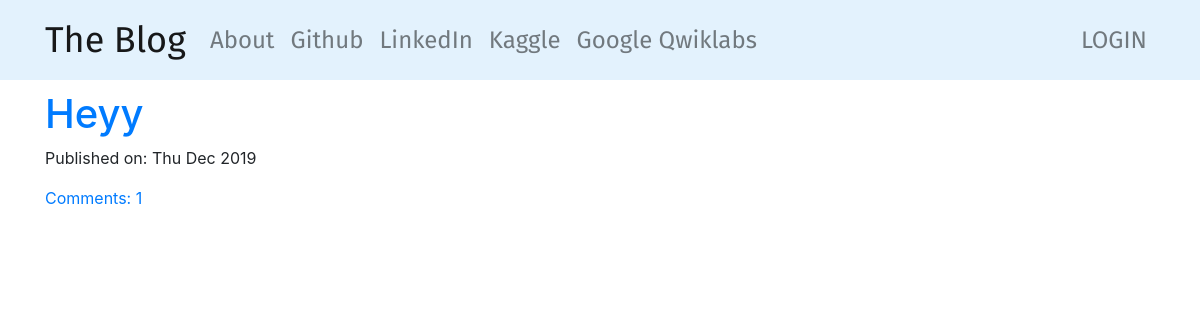
The page / on the database its author committed.
### blog/models.py (models this page shows, shortened)
class Post(models.Model):
    author = models.ForeignKey('auth.User',on_delete=models.CASCADE)
    title = models.CharField(max_length=200)
    text = models.TextField()
    create_date = models.DateTimeField(default=timezone.now)
    published_date = models.DateTimeField(blank=True,null=True)
    def approve_comments(self):
        return self.comments.filter(approved_comment=True)

### blog/views.py (the view)
# urls.py: path('',views.PostListView.as_view(),name='post_list'),
class PostListView(ListView):
    model = Post
    def get_queryset(self):
        return Post.objects.filter(published_date__lte=timezone.now()).order_by('-published_date')

### blog/templates/blog/post_list.html
{% extends 'blog/base.html' %}
{% block content %}
<div class="centerstage">
    {%for post in post_list%}
    <h1><a href="{% url 'post_detail' pk=post.pk %}">{{ post.title }}</a></h1>
    <div class="date">
        <p>Published on: {{ post.published_date|date:"D M Y"}}</p>
    </div>
    <a href="{% url 'post_detail' pk=post.pk %}">Comments: {{ post.approve_comments.count }}</a>
    </div>
    {%endfor%}
</div>
{% endblock %}

### blog/static/css/blog.css (style rules this page uses)
.centerstage { margin: auto; }

### rows shown on the page
Post: title "Heyy", published_date "Thu Dec 2019", approve_comments.count "1"
